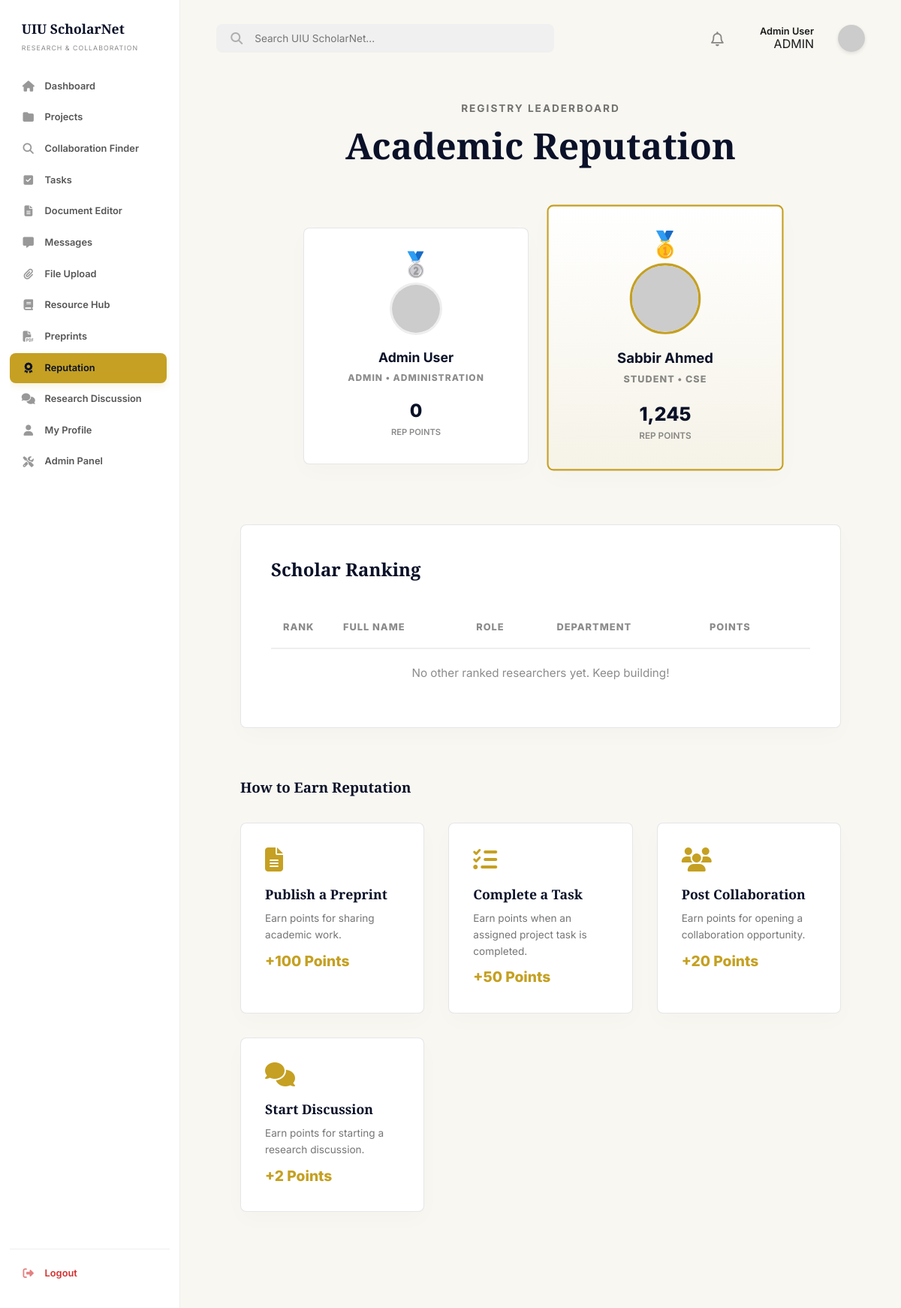
/dashboard/reputation.php (signed in), run on the app's committed database.
### tables this page shows
CREATE TABLE IF NOT EXISTS users (
    id INT AUTO_INCREMENT PRIMARY KEY,
    full_name VARCHAR(100) NOT NULL,
    email VARCHAR(100) UNIQUE NOT NULL,
    password VARCHAR(255) NOT NULL,
    role ENUM('student', 'faculty', 'admin') DEFAULT 'student',
    is_verified TINYINT(1) DEFAULT 1,
    account_status ENUM('active', 'banned') DEFAULT 'active',
    department VARCHAR(100),
    interests TEXT,
    skills TEXT,
    points INT DEFAULT 0,
    reputation INT DEFAULT 0,
    last_active_at TIMESTAMP NULL DEFAULT NULL,
    created_at TIMESTAMP DEFAULT CURRENT_TIMESTAMP
);

CREATE TABLE IF NOT EXISTS reputation_rules (
    id INT AUTO_INCREMENT PRIMARY KEY,
    action_key VARCHAR(100) NOT NULL UNIQUE,
    title VARCHAR(150) NOT NULL,
    description TEXT,
    points INT NOT NULL DEFAULT 0,
    icon VARCHAR(100) DEFAULT 'fa-solid fa-star'
);

### includes/auth_check.php (called while the page is built, shortened)
<?php
require_once('db_connect.php');
$user_id = (int)$_SESSION['user_id'];
$stmt = $conn->prepare("SELECT * FROM users WHERE id = ?");
$stmt->bind_param("i", $user_id);
$stmt->execute();
$user_result = $stmt->get_result();
$user_data = $user_result->fetch_assoc();
?>

### includes/db_connect.php (called while the page is built, shortened)
<?php
$host = getenv('DB_HOST') ?: "127.0.0.1";
$user = getenv('DB_USER') ?: "root";
$pass = getenv('DB_PASS');
if ($pass === false) {
    $pass = "";
}
$dbname = getenv('DB_NAME') ?: "uiu_scholarnet";
$port = getenv('DB_PORT') ?: 3306;
$conn = mysqli_connect($host, $user, $pass, $dbname, $port);
mysqli_set_charset($conn, "utf8mb4");
function db_query($sql, $params = [], $types = "") {
    global $conn;
    $stmt = $conn->prepare($sql);
    if ($params) {
        $stmt->bind_param($types, ...$params);
    }
    if (!$stmt->execute()) {
        die("Query execution failed: " . $stmt->error);
    }
    $result = $stmt->get_result();
    if ($result === false && $stmt->field_count === 0) {
        return true;
    }
    return $result;
}
?>

### dashboard/reputation.php (the view, shortened to what this page needs)
<?php
require_once('../includes/auth_check.php');
require_once('../includes/layout.php');
$leadRes = db_query("SELECT id, full_name, role, department, points FROM users ORDER BY points DESC LIMIT 100", [], "");
$ranked_users = [];
while ($row = $leadRes->fetch_assoc()) {
    $ranked_users[] = $row;
}
$reputation_rules = db_query("SELECT title, description, points, icon FROM reputation_rules ORDER BY points DESC", [], "");
$top_1 = isset($ranked_users[0]) ? $ranked_users[0] : null;
$top_2 = isset($ranked_users[1]) ? $ranked_users[1] : null;
?>
    <?php include('../includes/sidebar.php'); ?>
    <main class="main-content">
        <?php include('../includes/header.php'); ?>
        <div class="reputation-container">
            <section class="reputation-headline">
                <p>Registry Leaderboard</p>
                <h1>Academic Reputation</h1>
            </section>
            <div class="podium-grid">
                <?php if ($top_2): ?>
                <div class="podium-card">
                    <div class="medal-badge">🥈</div>
                    <img src="https://ui-avatars.com/api/?name=<?php echo urlencode($top_2['full_name']); ?>&background=eee&color=0a1128&bold=true" class="podium-avatar" alt="Avatar">
                    <div class="podium-name"><a href="#" class="user-profile-trigger" data-user-id="<?php echo $top_2['id']; ?>" style="color: inherit; text-decoration: none;"><?php echo htmlspecialchars($top_2['full_name']); ?></a></div>
                    <div class="podium-role"><?php echo htmlspecialchars($top_2['role']); ?> • <?php echo htmlspecialchars($top_2['department']); ?></div>
                    <div class="podium-points"><?php echo number_format($top_2['points']); ?></div>
                    <div class="podium-points-label">REP POINTS</div>
                </div>
                <?php endif; ?>
                <?php if ($top_1): ?>
                <div class="podium-card podium-1st">
                    <div class="medal-badge">🥇</div>
                    <img src="https://ui-avatars.com/api/?name=<?php echo urlencode($top_1['full_name']); ?>&background=0a1128&color=fff&bold=true" class="podium-avatar" alt="Avatar">
                    <div class="podium-name"><a href="#" class="user-profile-trigger" data-user-id="<?php echo $top_1['id']; ?>" style="color: inherit; text-decoration: none;"><?php echo htmlspecialchars($top_1['full_name']); ?></a></div>
                    <div class="podium-role"><?php echo htmlspecialchars($top_1['role']); ?> • <?php echo htmlspecialchars($top_1['department']); ?></div>
                    <div class="podium-points"><?php echo number_format($top_1['points']); ?></div>
                    <div class="podium-points-label">REP POINTS</div>
                </div>
                <?php endif; ?>
            </div>
            <div class="leaderboard-section">
                <h3>Scholar Ranking</h3>
                <table class="leaderboard-table">
                    <thead>
                        <tr>
                            <th class="th-rank-w">Rank</th>
                            <th>Full Name</th>
                            <th>Role</th>
                            <th>Department</th>
                            <th class="th-points-w">Points</th>
                        </tr>
                    </thead>
                    <tbody>
                        <?php
                        $count = count($ranked_users);
                        if ($count > 3):
                            for ($i = 3; $i < $count; $i++):
                                $user = $ranked_users[$i];
                        ?>
                            <tr>
                                <td class="rank-number">#<?php echo ($i + 1); ?></td>
                                <td class="user-name-col"><a href="#" class="user-profile-trigger" data-user-id="<?php echo $user['id']; ?>" style="color: inherit; text-decoration: none; font-weight: 500; border-bottom: 1px dashed #ccc; padding-bottom: 2px; transition: opacity 0.2s;" onmouseover="this.style.opacity=0.7" onmouseout="this.style.opacity=1"><?php echo htmlspecialchars($user['full_name']); ?></a></td>
                                <td class="table-role-badge"><?php echo htmlspecialchars($user['role']); ?></td>
                                <td class="opacity-70"><?php echo htmlspecialchars($user['department']); ?></td>
                                <td class="table-points-col"><?php echo number_format($user['points']); ?></td>
                            </tr>
                        <?php
                            endfor;
                        else:
                            if ($count <= 3):
                        ?>
                            <tr>
                                <td colspan="5" class="td-empty-ranked">No other ranked researchers yet. Keep building!</td>
                            </tr>
                        <?php
                            endif;
                        endif;
                        ?>
                    </tbody>
                </table>
            </div>
            <h3 class="rep-guide-title">How to Earn Reputation</h3>
            <div class="earning-guide">
                <?php while ($rule = $reputation_rules->fetch_assoc()): ?>
                <div class="guide-card">
                    <i class="fa-solid <?php echo htmlspecialchars($rule['icon']); ?>"></i>
                    <h4><?php echo htmlspecialchars($rule['title']); ?></h4>
                    <p><?php echo htmlspecialchars($rule['description']); ?></p>
                    <span class="guide-points">+<?php echo number_format($rule['points']); ?> Points</span>
                </div>
                <?php endwhile; ?>
            </div>
        </div>
    </main>

### includes/header.php (shortened to what this page needs)
<header class="dash-header">
    <div class="search-container">
        <i class="fa-solid fa-magnifying-glass search-icon"></i>
        <input type="text" placeholder="Search UIU ScholarNet...">
    </div>
    <div class="header-actions flex-center-end">
        <?php if ((!isset($is_admin_panel) || !$is_admin_panel) && (!isset($is_admin_sidebar) || !$is_admin_sidebar)): ?>
        <a href="notifications.php" class="notification-icon text-inherit relative flex-center h-36px">
            <i class="fa-regular fa-bell header-icon text-1-2rem"></i>
        </a>
        <?php endif; ?>
        <div class="flex-column-end">
            <span class="fw-600 text-0-8rem text-color-primary"><?php echo htmlspecialchars($user_data['full_name'] ?? 'User'); ?></span>
            <?php if (isset($user_data['role'])): ?>
                <?php if ($user_data['role'] === 'admin'): ?>
                    <span class="role-admin">ADMIN</span>
                <?php elseif ($user_data['role'] === 'faculty' && isset($user_data['is_verified']) && $user_data['is_verified']): ?>
                    <span class="role-faculty"><i class="fa-solid fa-circle-check"></i> FACULTY</span>
                <?php elseif ($user_data['role'] === 'faculty' && isset($user_data['is_verified']) && !$user_data['is_verified']): ?>
                    <span class="role-unverified">UNVERIFIED</span>
                <?php else: ?>
                    <span class="role-default"><?php echo htmlspecialchars($user_data['role']); ?></span>
                <?php endif; ?>
            <?php endif; ?>
        </div>
        <a href="profile.php" class="text-inherit flex-center">
            <img src="https://ui-avatars.com/api/?name=<?php echo urlencode($user_data['full_name'] ?? 'User'); ?>&background=0a1128&color=fff" alt="Avatar" class="avatar-header">
        </a>
    </div>
</header>

### data on the page
users: full_name "Admin User", role "ADMIN", department "ADMINISTRATION", points "0"
users: full_name "Sabbir Ahmed", role "STUDENT", department "CSE", points "1,245"
reputation_rules: title "Publish a Preprint", description "Earn points for sharing academic work.", points "100"
reputation_rules: title "Complete a Task", description "Earn points when an assigned project task is completed.", points "50"
reputation_rules: title "Post Collaboration", description "Earn points for opening a collaboration opportunity.", points "20"
reputation_rules: title "Start Discussion", description "Earn points for starting a research discussion.", points "2"
